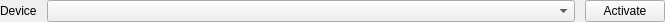
<?xml version="1.0" encoding="UTF-8"?>
<ui version="4.0">
 <class>DeviceSelectToolbar</class>
 <widget class="QWidget" name="DeviceSelectToolbar">
  <property name="geometry">
   <rect>
    <x>0</x>
    <y>0</y>
    <width>665</width>
    <height>22</height>
   </rect>
  </property>
  <property name="sizePolicy">
   <sizepolicy hsizetype="Preferred" vsizetype="Preferred">
    <horstretch>0</horstretch>
    <verstretch>0</verstretch>
   </sizepolicy>
  </property>
  <property name="minimumSize">
   <size>
    <width>0</width>
    <height>22</height>
   </size>
  </property>
  <property name="windowTitle">
   <string notr="true">Form</string>
  </property>
  <layout class="QHBoxLayout" name="horizontalLayout_2" stretch="0,1,0,0">
   <property name="spacing">
    <number>10</number>
   </property>
   <property name="sizeConstraint">
    <enum>QLayout::SetNoConstraint</enum>
   </property>
   <property name="leftMargin">
    <number>0</number>
   </property>
   <property name="topMargin">
    <number>0</number>
   </property>
   <property name="rightMargin">
    <number>0</number>
   </property>
   <property name="bottomMargin">
    <number>0</number>
   </property>
   <item>
    <widget class="QLabel" name="deviceLabel">
     <property name="sizePolicy">
      <sizepolicy hsizetype="Fixed" vsizetype="Fixed">
       <horstretch>0</horstretch>
       <verstretch>0</verstretch>
      </sizepolicy>
     </property>
     <property name="minimumSize">
      <size>
       <width>0</width>
       <height>22</height>
      </size>
     </property>
     <property name="text">
      <string notr="true">Device</string>
     </property>
     <property name="buddy">
      <cstring>device</cstring>
     </property>
    </widget>
   </item>
   <item>
    <widget class="PLSComboBox" name="device">
     <property name="sizePolicy">
      <sizepolicy hsizetype="Expanding" vsizetype="Fixed">
       <horstretch>0</horstretch>
       <verstretch>0</verstretch>
      </sizepolicy>
     </property>
     <property name="minimumSize">
      <size>
       <width>0</width>
       <height>22</height>
      </size>
     </property>
     <property name="maximumSize">
      <size>
       <width>600</width>
       <height>16777215</height>
      </size>
     </property>
     <property name="currentText">
      <string notr="true"/>
     </property>
     <property name="sizeAdjustPolicy">
      <enum>QComboBox::AdjustToMinimumContentsLengthWithIcon</enum>
     </property>
    </widget>
   </item>
   <item>
    <widget class="QPushButton" name="activateButton">
     <property name="sizePolicy">
      <sizepolicy hsizetype="Fixed" vsizetype="Fixed">
       <horstretch>0</horstretch>
       <verstretch>0</verstretch>
      </sizepolicy>
     </property>
     <property name="minimumSize">
      <size>
       <width>0</width>
       <height>22</height>
      </size>
     </property>
     <property name="text">
      <string notr="true">Activate</string>
     </property>
    </widget>
   </item>
   <item>
    <spacer name="horizontalSpacer">
     <property name="orientation">
      <enum>Qt::Horizontal</enum>
     </property>
     <property name="sizeType">
      <enum>QSizePolicy::Expanding</enum>
     </property>
     <property name="sizeHint" stdset="0">
      <size>
       <width>0</width>
       <height>20</height>
      </size>
     </property>
    </spacer>
   </item>
  </layout>
 </widget>
 <customwidgets>
  <customwidget>
   <class>PLSComboBox</class>
   <extends>QComboBox</extends>
   <header>PLSComboBox.h</header>
  </customwidget>
 </customwidgets>
 <resources/>
 <connections/>
</ui>
